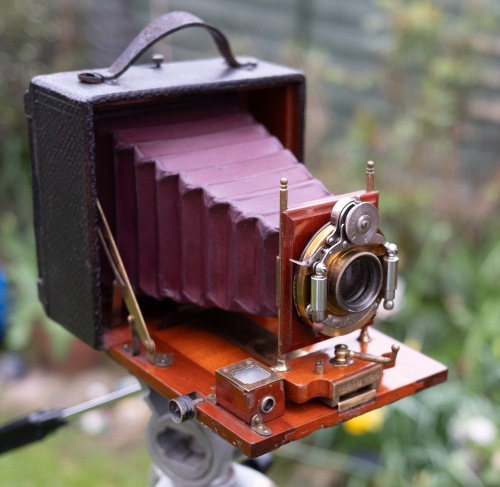
#> input picture examples/22 Mosaic from Image/camera.jpg, 1000 x 974 px (shown at 1/2 size)
$ python MosaicfromImage.py
#> lines starting #> are read from the running program, lines starting #| are printed output that depends on the picture
import os

import FreeCAD as App
import Part
import Mesh
import FreeCADGui as Gui

from PIL import Image


if App.ActiveDocument is not None:
    doc = App.ActiveDocument
    firstRun = False
else:
    print("First Run - creating document")
    doc = App.newDocument("BlockMosaic")
    firstRun = True

# ------------------------------------------------------------
# Configuration
# ------------------------------------------------------------

INPUT_IMAGE = os.path.join(os.path.dirname(os.path.abspath(__file__)), "camera.jpg")
OUTPUT_FOLDER = os.path.join(os.path.dirname(os.path.abspath(__file__)), "stl")

PICTURE_WIDTH_MM = 128
PICTURE_DEPTH_MM = 128

GRID_WIDTH = 128
GRID_DEPTH = 128
NUM_COLOURS = 4

PIXEL_SIZE_MM = PICTURE_WIDTH_MM / GRID_WIDTH
THICKNESS_MM = 1.2
BASE_THICKNESS_MM = 0.8
BORDER_MM = 0.0

USE_ASPECT_RATIO = True
USE_DITHER = False

# ------------------------------------------------------------
# Helpers
# ------------------------------------------------------------

def ensure_folder(path):
#> in create_mosaic_stls, img is the input picture: PIL image 1000x974 RGB; mean R, G, B 115.7, 101.9, 95.2
    if not os.path.exists(path):
        os.makedirs(path)


# [5 lines left out: function get_object, not called in this run]


def rgb_to_hex(rgb):
    return "#{:02X}{:02X}{:02X}".format(rgb[0], rgb[1], rgb[2])


def make_box(x, y, z, w, h, d):
    return Part.makeBox(w, h, d, App.Vector(x, y, z))

def luminance(rgb):
    r, g, b = rgb
    return 0.299 * r + 0.587 * g + 0.114 * b

def quantize_image(image, num_colours=4, use_dither=False):
    dither_mode = Image.FLOYDSTEINBERG if use_dither else Image.NONE
    q = image.convert("RGB").quantize(
        colors=num_colours,
        method=Image.MEDIANCUT,
        dither=dither_mode
    )
    rgb = q.convert("RGB")

    palette = rgb.getcolors(maxcolors=256)
    if palette is None:
        raise RuntimeError("Too many colours found after quantization.")

    # Extract colours
    colours = [entry[1] for entry in palette]

    # Sort darkest → lightest
    colours = sorted(colours, key=luminance)

    return rgb, colours

def resize_image(image, target_w, target_h, keep_aspect=True):
#> called with target_w = 128, target_h = 128, keep_aspect = True
    if keep_aspect:
        src_w, src_h = image.size
#> src_w = 1000; src_h = 974
        aspect = float(src_h) / float(src_w)
#> aspect = 0.974
        target_h = max(1, int(round(target_w * aspect)))
#> target_h = 125
    return image.resize((target_w, target_h), Image.Resampling.LANCZOS)
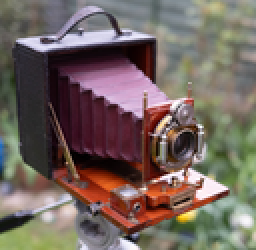
#> returned value: PIL image 128x125 RGB (shown 2 times larger); mean R, G, B 115.7, 101.9, 95.2


# [47 lines left out: function build_colour_shapes, not called in this run]


def build_base_plate(img_w, img_h, pixel_size, base_thickness, border=0.0):
    total_w = img_w * pixel_size + 2 * border
    total_h = img_h * pixel_size + 2 * border
    return make_box(0, 0, 0, total_w, total_h, base_thickness)


# ------------------------------------------------------------
# Main
# ------------------------------------------------------------

def create_mosaic_stls():
    ensure_folder(OUTPUT_FOLDER)

    img = Image.open(INPUT_IMAGE).convert("RGB")
    img = resize_image(img, GRID_WIDTH, GRID_DEPTH, keep_aspect=USE_ASPECT_RATIO)

    qimg, colours = quantize_image(img, NUM_COLOURS, use_dither=USE_DITHER)
#> in quantize_image, `q = image.convert("RGB").quantize( colors=num_colours, method=Image.ME..`:
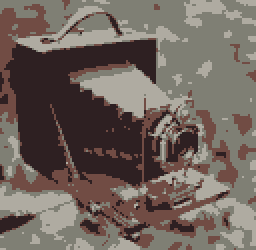
#> q: PIL image 128x125 P (shown 2 times larger); mean R, G, B 111.9, 100.2, 93.4
#> in quantize_image, `palette = rgb.getcolors(maxcolors=256)`: palette = [(2926, (175, 171, 161)), (5748, (127, 127, 116)), (3146, (113, 76, 68)), (4180, (46, 32, 34))]
#> in quantize_image, `colours = [entry[1] for entry in palette]`: colours = [(175, 171, 161), (127, 127, 116), (113, 76, 68), (46, 32, 34)]
#> in quantize_image, `colours = sorted(colours, key=luminance)`: colours = [(46, 32, 34), (113, 76, 68), (127, 127, 116), (175, 171, 161)]

    width, depth = qimg.size
#> width = 128; depth = 125
    print("Resized image:", width, "x", depth)
#| Resized image: 128 x 125
    print("Quantized colours:")
    for i, c in enumerate(colours):
        print(" ", i, c, rgb_to_hex(c))
#> this loop made 4 passes
#|   0 (46, 32, 34) #2E2022
#|   1 (113, 76, 68) #714C44
#|   2 (127, 127, 116) #7F7F74
#|   3 (175, 171, 161) #AFABA1

    z0 = BASE_THICKNESS_MM if BASE_THICKNESS_MM > 0 else 0.0

    # Optional backing plate
    if BASE_THICKNESS_MM > 0:
        base = build_base_plate(width, depth, PIXEL_SIZE_MM, BASE_THICKNESS_MM, BORDER_MM)
        base_file = os.path.join(OUTPUT_FOLDER, "base_plate.stl")

        base_obj = get_object(doc, "Part::Feature", "Base")
        base_obj.Shape = base
        base_obj.ViewObject.ShapeColor = (0.10, 0.10, 0.10)

        Mesh.export([base_obj], base_file)
        print("Wrote:", base_file)

    colour_shapes = build_colour_shapes(
        qimg,
        colours,
        PIXEL_SIZE_MM,
        THICKNESS_MM,
        border=BORDER_MM,
        z0=z0
    )

    # Save preview image
    preview_file = os.path.join(OUTPUT_FOLDER, "posterized_preview.png")
    preview_img = qimg.resize((width * 20, depth * 20), Image.Resampling.NEAREST)
    preview_img.save(preview_file)
    print("Wrote:", preview_file)

    # Export each colour as its own STL
    for i, colour in enumerate(colours):
        shape = colour_shapes[colour]
        if shape is None:
            continue

        hex_name = rgb_to_hex(colour).replace("#", "")
        stl_name = f"colour_{i + 1}_{hex_name}.stl"
        stl_path = os.path.join(OUTPUT_FOLDER, stl_name)
        feature_name = "C" + hex_name

        layer_obj = get_object(doc, "Part::Feature", feature_name)
        layer_obj.Shape = shape
        layer_obj.ViewObject.ShapeColor = (
            colour[0] / 255.0,
            colour[1] / 255.0,
            colour[2] / 255.0
        )

        Mesh.export([layer_obj], stl_path)
        print("Wrote:", stl_path)

    doc.recompute()


create_mosaic_stls()
#> (the call stopped at in make_box, `return Part.makeBox(w, h, d, App.Vector(x, y, z))`: tinyfreecad is not available in this run)

if firstRun:
    Gui.ActiveDocument.ActiveView.fitAll()

print("Done.")
